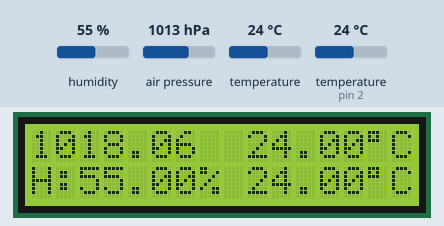
Simulated run of this sketch. Board: Arduino Uno, built with avr-gcc and run on an emulated ATmega328P. Parts: 16×2 character LCD. Inputs (shaded band) come from the test bench; at power-on: humidity 55 %, air pressure 1013 hPa, temperature 24 °C, temperature (sensor on pin 2) 24 °C. What the sketch prints to the serial monitor is not drawn.

Above: at 1.2 s.
1.3 s: humidity set to 22 %
At 6.7 s:
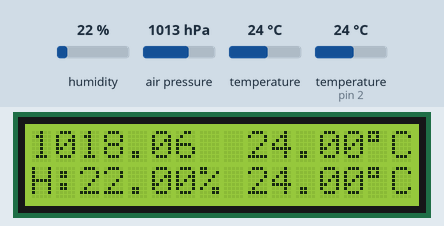
7.8 s: air pressure set to 952 hPa
At 12.7 s:
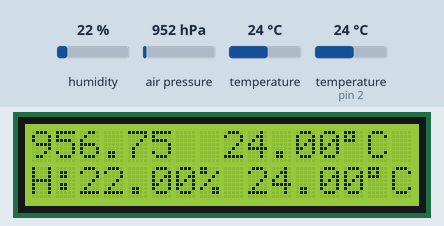
14.3 s: temperature (sensor 0) set to 12 °C
At 18.7 s:
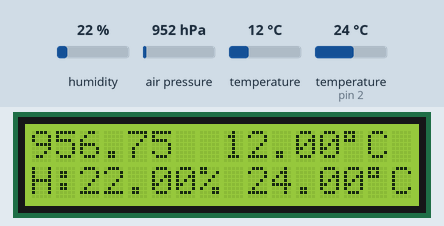
20.8 s: temperature (sensor on pin 2) set to 12 °C
At 24.7 s:
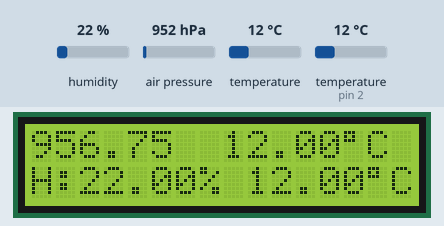
27.3 s: humidity set to 40 %
At 29.5 s:
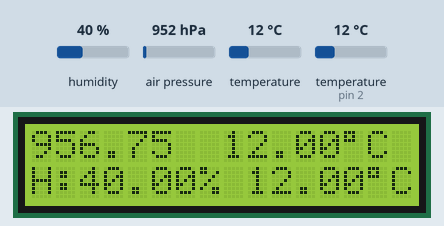
33.8 s: air pressure set to 975 hPa
At 35.5 s:
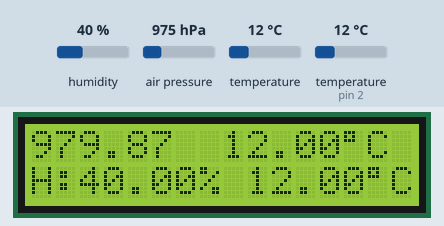
Timing chart, 0 to 37.0 s (numbered marks = the images above; inputs shaded):
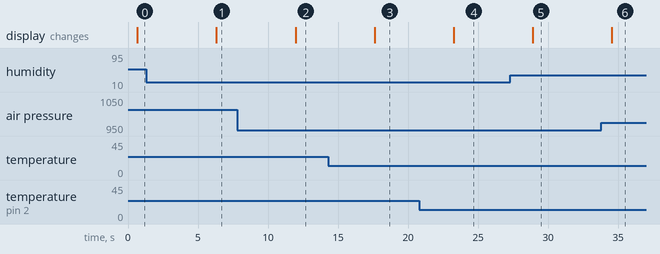

Measured:
- after the input at 1.3 s, the display: changes after 5.0 s (image 1)
- after the input at 7.8 s, the display: changes after 4.2 s (image 2)
- after the input at 14.3 s, the display: changes after 3.3 s (image 3)
- after the input at 20.8 s, the display: changes after 2.5 s (image 4)
- after the input at 27.3 s, the display: changes after 1.6 s (image 5)
- after the input at 33.8 s, the display: changes after 0.76 s (image 6)

The sketch:

weather-station.ino
```cpp
// Display of DHT22 and BMP180 on 16x2 LCD
// by superchunks.co.uk
// Code modified from Adafruit, reddit and Sparkfun - links below
// September 2015
// http://learn.adafruit.com/dht
// https://www.reddit.com/r/arduino/comments/18l1ix/20_minute_project_digital_temp_humidity_wlcd/
// https://www.sparkfun.com/products/11824


// Add libraries

#include <LiquidCrystal.h>
#include "DHT.h"
#include <SFE_BMP180.h>
#include <Wire.h>


// DHT22 Setup
#define DHTTYPE DHT22   // DHT 22  (AM2302)
#define DHTPIN 2     // which pins we're connected to on arduino

// Uncomment if your using one of these other DHT sensors
// #define DHTTYPE DHT11   // DHT 11
// #define DHTTYPE DHT21   // DHT 21 (AM2301)
// DHT Connections
// Connect pin 1 (on the left) of the sensor to +5V
// Connect pin 2 of the sensor to whatever your DHTPIN is
// Connect pin 4 (on the right) of the sensor to GROUND
// Connect a 10K resistor from pin 2 (data) to pin 1 (power) of the sensor

//LCD Setup
LiquidCrystal lcd(7, 8, 9, 10, 11, 12);  // which pins we're connected to on arduino

// BMP180 Setup
// - (GND) to GND
// + (VDD) to 3.3V
// (WARNING: do not connect + to 5V or the sensor will be damaged!)
// You will also need to connect the I2C pins (SCL and SDA) to your
// Arduino. The pins are different on different Arduinos:
// Any Arduino pins labeled:  SDA  SCL
// Uno, Redboard, Pro:        A4   A5
// Mega2560, Due:             20   21
// Leonardo:                   2    3

SFE_BMP180 pressure;
//add a BMP180 object called "pressure"
#define ALTITUDE 42.0 // Altitude edited to 42.0m as found online - edit this value to your actual altitude

DHT dht(DHTPIN, DHTTYPE);

// start

void setup()
{
  //Serial.begin(9600);
  dht.begin();
  lcd.begin(16, 2);
  Serial.begin(9600);
  Serial.println("starting");

  // Initialize the sensor (it is important to get calibration values stored on the device).

  if (pressure.begin())
    Serial.println("BMP180 success");
  else
  {
    // Oops, something went wrong, this is usually a connection problem,
    // see the comments at the top of this sketch for the proper connections.

    Serial.println("BMP180 its not working\n\n");
    while(1); // Pause forever.
  }
}
void loop()
{
  char status;
  double T,P,p0,a;

  // Loop here getting pressure readings every 10 seconds.

  // If you want sea-level-compensated pressure, as used in weather reports,
  // you will need to know the altitude at which your measurements are taken.
  // We're using a constant called ALTITUDE in this sketch:

  delay(500);
  // half second delay added to ensure first lineserial output is completed before it moves on
  Serial.println();
  Serial.print("provided altitude: ");
  Serial.print(ALTITUDE,0);
  Serial.print(" meters, ");
  Serial.print(ALTITUDE*3.28084,0);
  Serial.println(" feet");


// =============================================================
 status = pressure.startTemperature();
  if (status != 0)
  {
    // Wait for the measurement to complete:
    delay(status);

    // Retrieve the completed temperature measurement:
    // Note that the measurement is stored in the variable T.
    // Function returns 1 if successful, 0 if failure.

    status = pressure.getTemperature(T);
    if (status != 0)
    {
      // Print out the measurement:

      Serial.print("BMP180 temperature: ");
      Serial.print(T,2);
      Serial.print(" *C, ");
      Serial.print((9.0/5.0)*T+32.0,2);
      Serial.println(" F");

      // Start a pressure measurement:
      // The parameter is the oversampling setting, from 0 to 3 (highest res, longest wait).
      // If request is successful, the number of ms to wait is returned.
      // If request is unsuccessful, 0 is returned.

      status = pressure.startPressure(3);
      if (status != 0)
      {
        // Wait for the measurement to complete:
        delay(status);

        // Retrieve the completed pressure measurement:
        // Note that the measurement is stored in the variable P.
        // Note also that the function requires the previous temperature measurement (T).
        // (If temperature is stable, you can do one temperature measurement for a number of pressure measurements.)
        // Function returns 1 if successful, 0 if failure.

        status = pressure.getPressure(P,T);
        if (status != 0)
        {
          // Print out the measurement:
          Serial.print("absolute pressure: ");
          Serial.print(P,2);
          Serial.print(" mb, ");
          //Serial.print(P*0.0295333727,2); uncomment to show Inches of mercury
          //Serial.println(" inHg");        uncomment to show Inches of mercury

          // The pressure sensor returns abolute pressure, which varies with altitude.
          // To remove the effects of altitude, use the sealevel function and your current altitude.
          // This number is commonly used in weather reports.
          // Parameters: P = absolute pressure in mb, ALTITUDE = current altitude in m.
          // Result: p0 = sea-level compensated pressure in mb

          p0 = pressure.sealevel(P,ALTITUDE); // changed to 42m above sea level, we're at 1655 meters (Boulder, CO)
          Serial.print("\n");
          Serial.print("relative (sea-level) pressure: ");
          Serial.print(p0,2);
          Serial.print(" mb");
          //Serial.print(p0*0.0295333727,2);  uncomment to show Inches of mercury
          //Serial.println(" inHg");          uncomment to show Inches of mercury

              }
        else Serial.println("error retrieving pressure measurement\n");
      }
      else Serial.println("error starting pressure measurement\n");
          }
    else Serial.println("error retrieving temperature measurement\n");
  }
  else Serial.println("error starting temperature measurement\n");


// ================================================================

    //  void loop() {
  // Reading temperature or humidity takes about 250 milliseconds
  // Sensor readings may also be up to 2 seconds 'old' (its a very slow sensor)
  float h = dht.readHumidity();
  float t = dht.readTemperature();
  //t = t* 9/5 + 32; (uncomment to read in F)

  // check if returns are valid, if they are NaN (not a number) then something went wrong!
  if (isnan(t) || isnan(h)) {
    lcd.setCursor(0, 0);
    lcd.print(F("looking..."));

  } else {

    lcd.clear();
    lcd.setCursor(0, 0);
    lcd.print (p0,2);
    lcd.print("  ");
    lcd.print(T,2);
    lcd.print("\337C");
    lcd.setCursor(0, 1);
    lcd.print("H:");
    lcd.print(h);
    lcd.print("%");
    lcd.print(" ");
    lcd.print(t);
    lcd.print("\337C");
    Serial.print("\n");
    Serial.print("DHT22 humidity: ");
    Serial.print(h);
    Serial.print("%");
    Serial.print("\n");
    Serial.print(" DHT22 temperature: ");
    Serial.print(t);
    Serial.println("*C");
    Serial.println();


      // Wait 5 seconds between measurements.
  delay(5000);
  }
}
```
